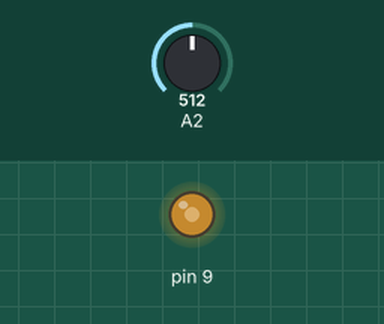
The sketch below on a simulated Arduino Uno, built with avr-gcc and run on an emulated ATmega328P. On the bench: output pins drawn as LEDs (lit = HIGH). Inputs (shaded band) come from the test bench; at power-on: A2 = 512.

Above: at 1.2 s.
1.3 s: A2 set to 716
At 2.5 s:
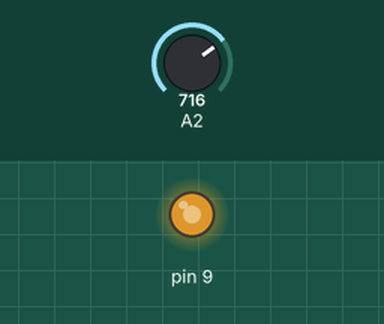
2.8 s: A2 set to 900
At 4.0 s:
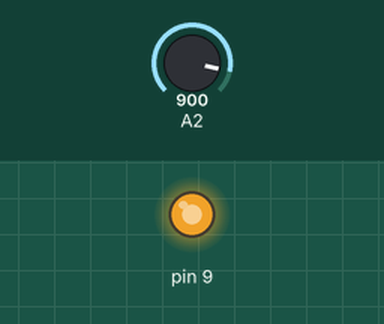
4.3 s: A2 set to 122
At 5.2 s:
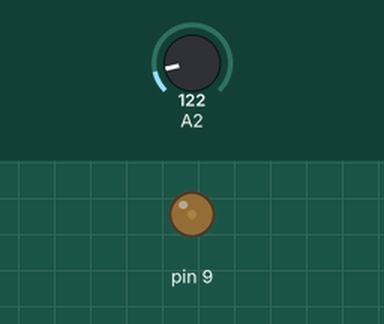
5.8 s: A2 set to 0
At 6.4 s:
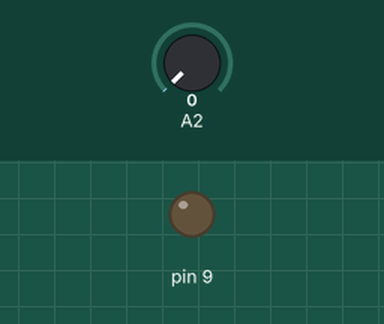
7.3 s: A2 set to 511
At 7.7 s:
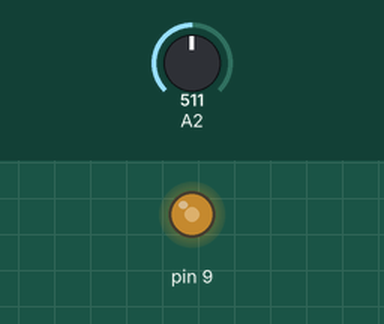
Timing chart, 0 to 9.8 s (numbered marks = the images above; inputs shaded):
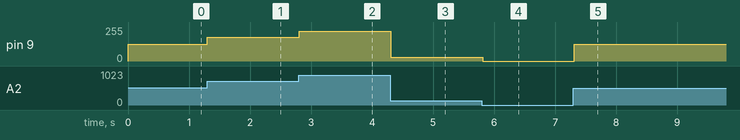

The sketch:

PotenciometroLed.ino
```cpp
int valorPot=0;
void setup(){
     pinMode(9,OUTPUT);
}
void loop(){
     valorPot=analogRead(2);
/*Los valores de analogRead() van desde 0 a 1023 y los valores de analogWrite van desde 0 a 255,
por eso reajustamos el valor leído para poderlo reenviar. En este caso particular, como los mínimos
de ambos rangos son 0, en vez de map() podríamos haber escrito una simple regla de proporcionalidad,
mediante la fórmula valorPot=valorPot*(255.0/1023.0), o dicho de otra forma: dividiendo el valor original
entre 4.0 (el 4 ha de ser un valor “float” para que el resultado no se trunque!, de ahí el 0 decimal).*/
     valorPot=map(valorPot,0,1023,0,255);
     analogWrite(9,valorPot);
//Espero un rato para que la señal de analogWrite se mantenga
     delay(100);
}
```

Measured:
- after the input at 1.3 s, pin 9: 127/255 → 178/255 at once
- after the input at 2.8 s, pin 9: 178/255 → 224/255 at once
- after the input at 4.3 s, pin 9: 224/255 → 30/255 at once
- after the input at 5.8 s, pin 9: 30/255 → 0/255 at once
- after the input at 7.3 s, pin 9: 0/255 → 127/255 at once
